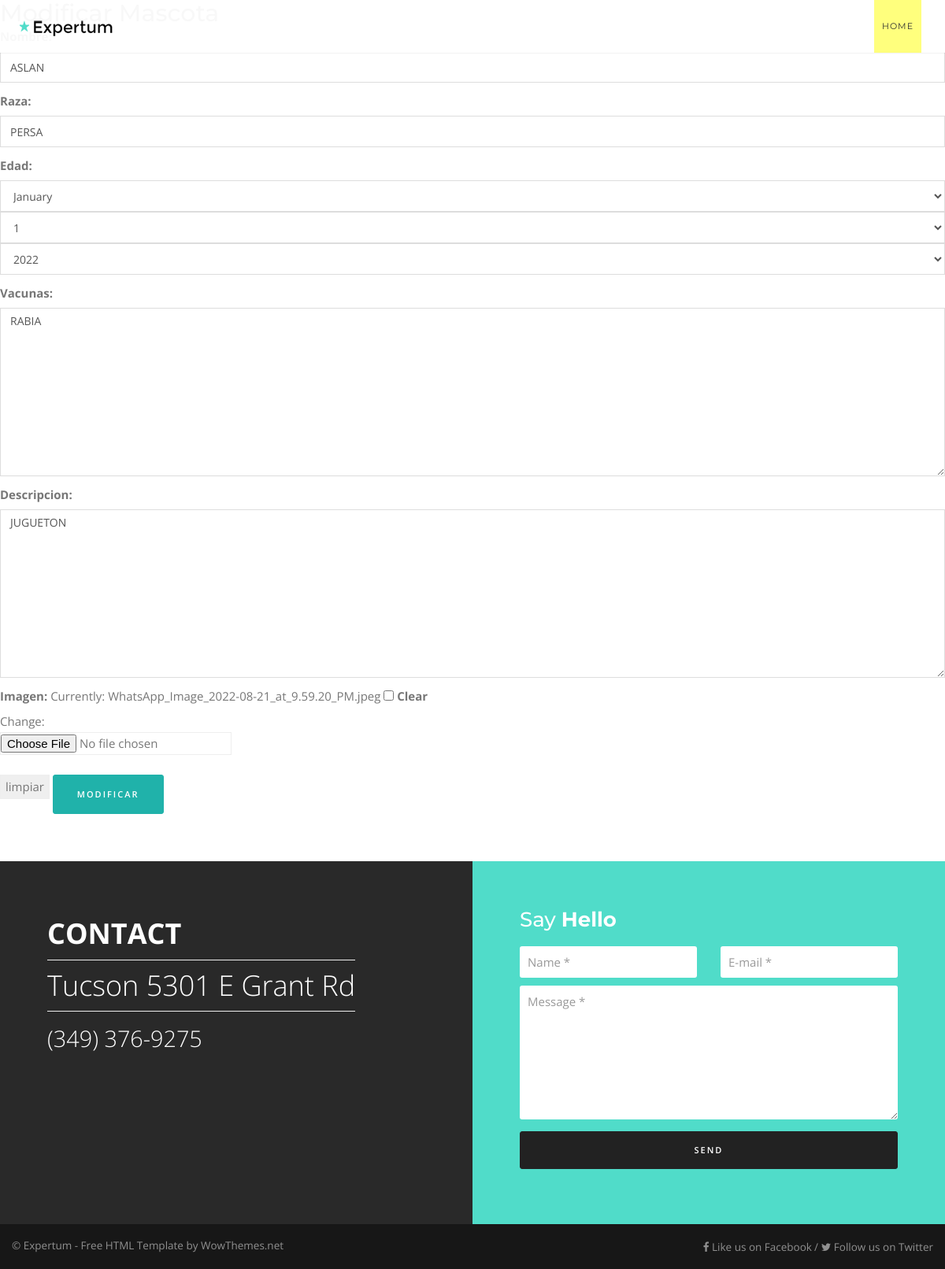
The app's page /Modificarmascotas/1 with its own data.
### primApp/models.py (models this page shows)
class mascotas(models.Model):
    nombre = models.CharField(max_length=20)
    raza = models.CharField(max_length=20)
    edad = models.DateField()
    vacunas = models.TextField(max_length=150)
    descripcion = models.TextField(max_length=150)
    imagen = models.ImageField(null=True, blank=True)

### primApp/views.py (the view)
# urls.py: path('Modificarmascotas/<int:id>',modificar_mascota, name = 'modmascotas'),
def modificar_mascota(request, id):
    usuario = mascotas.objects.get(id=id)
    if request.method == 'POST':
        formulario = datos_mascotas(request.POST)
        if formulario.is_valid():
            data = formulario.cleaned_data
            usuario.nombre = data['nombre']
            usuario.raza = data['raza']
            usuario.edad = data['edad']
            usuario.vacunas = data['vacunas']
            usuario.descripcion = data['descripcion']
            usuario.imagen = data['imagen']
            usuario.save()
            return render(request, "mismascotas.html")
    else:
        formulario= datos_mascotas(initial={
        'nombre' :  usuario.nombre,
        'raza' : usuario.raza,
        'edad' : usuario.edad,
        'vacunas' : usuario.vacunas,
        'descripcion' : usuario.descripcion,
        'imagen' : usuario.imagen,
        })
    return render(request, "modificarmascota.html", {"formulario":formulario, "id":usuario.id})

### primApp/forms.py
class datos_mascotas(forms.ModelForm):
    class Meta:
        model = mascotas
        fields = '__all__'
        widgets = {
            "edad": forms.SelectDateWidget()
        }

### primApp/templates/modificarmascota.html (shortened to what this page needs)
{% extends 'datos_mascotas.html' %}
{% block contenido %}
<h2>Modificar Mascota</h2>
<form action="" method="POST" enctype="multipart/form-data">
    <table>
        {{formulario.as_p}}
    </table>
    <input type="reset" value="limpiar">
    <input type="submit" value="Modificar">
</form>
{% endblock %}

### records on screen
mascotas: nombre "ASLAN", raza "PERSA", vacunas "RABIA", descripcion "JUGUETON"
